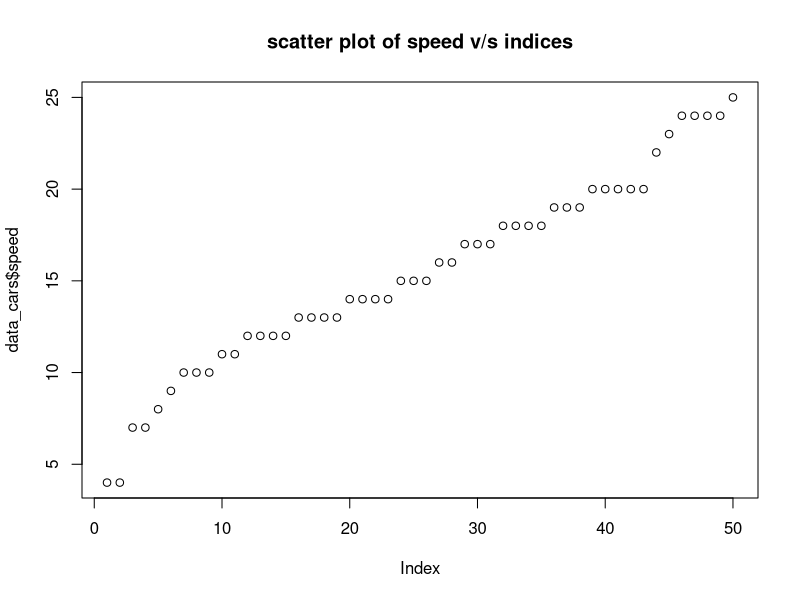
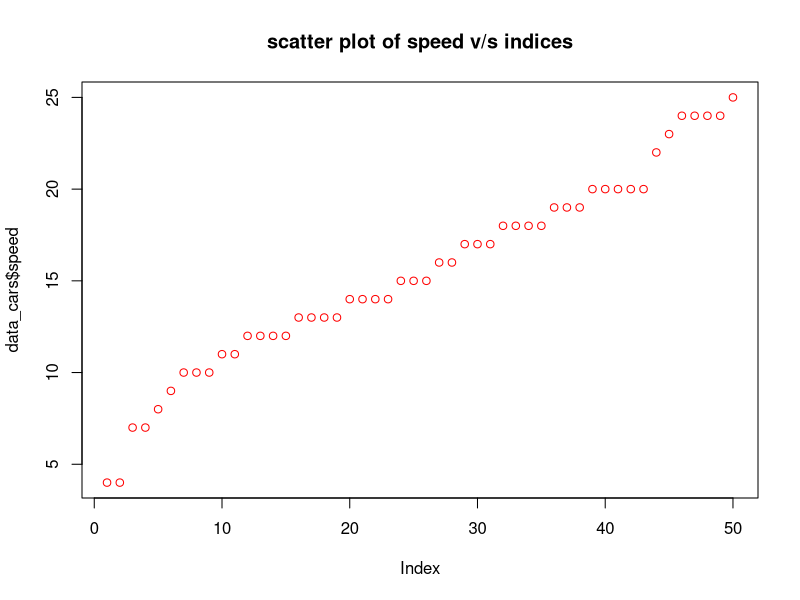
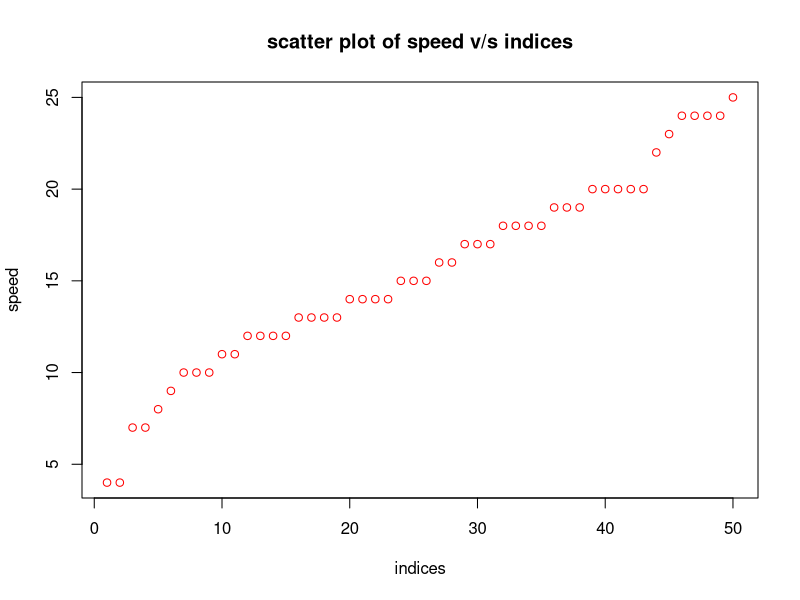
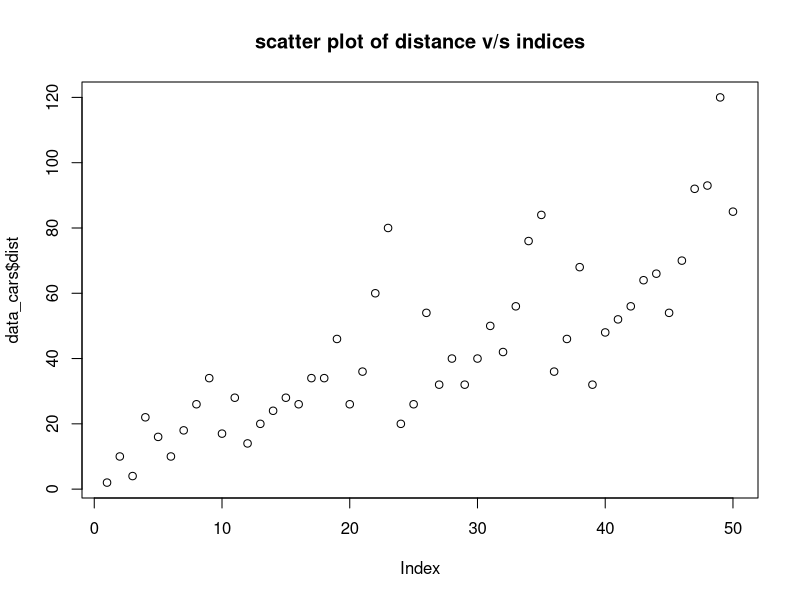
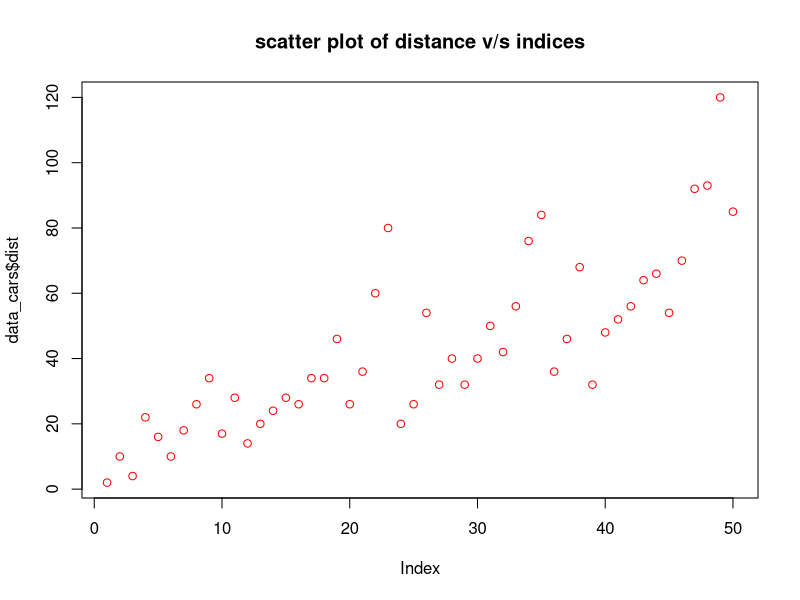
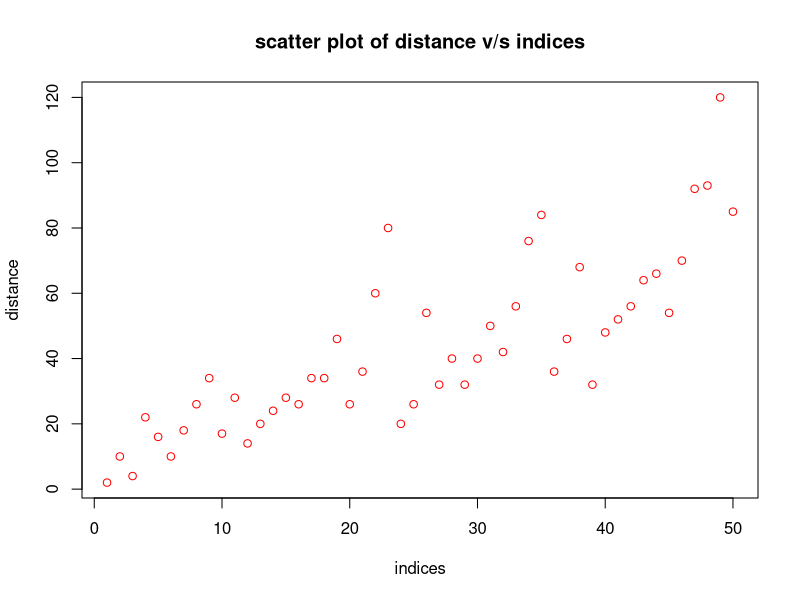
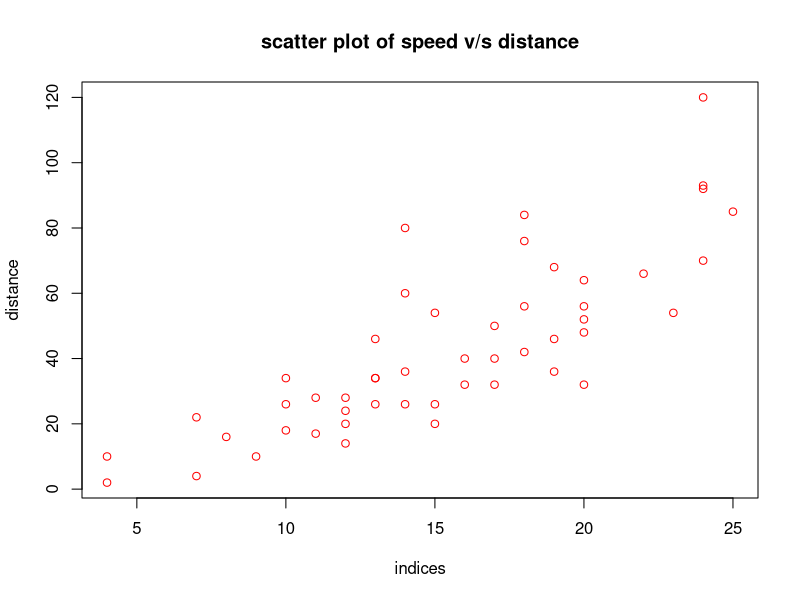
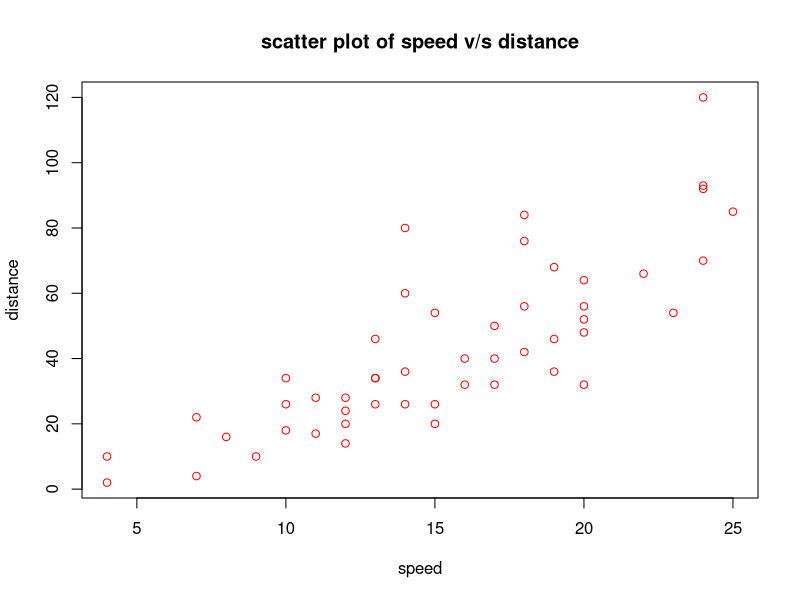

R code for these plots, in order:
#create a car dataset
data_cars=cars

#car speed value only
table(data_cars$speed)

#view the table
View(data_cars)

#dimension of the cars dataset
dim(data_cars)

#summary
summary(data_cars$speed)

sum_speed=sum(cars$speed)
print(sum_speed) #print say direct priint hota hai warna terminal mai same variable lekh dena

#mean calculate
mean(c(1:100))

#standard deviation
sd(data_cars$speed)

#varience dist
var(data_cars$dis)
var(data_cars$speed)

#plot the graph of speed vs indices
plot(data_cars$speed,main="scatter plot of speed v/s indices")
#red color graph
plot(data_cars$speed,col="red",main="scatter plot of speed v/s indices")

plot(data_cars$speed,col="red",main="scatter plot of speed v/s indices",xlab="indices",ylab="speed")


plot(data_cars$dist,main="scatter plot of distance v/s indices")
plot(data_cars$dist,col="red",main="scatter plot of distance v/s indices")
plot(data_cars$dist,col="red",main="scatter plot of distance v/s indices",xlab="indices",ylab="distance")
plot(data_cars$speed,data_cars$dist,col="red",main="scatter plot of speed v/s distance",xlab="indices",ylab="distance")
plot(data_cars$speed,data_cars$dist,col="red",main="scatter plot of speed v/s distance",xlab="speed",ylab="distance")

#histogram
hist(data_cars$speed,col="purple",main="histogram of speed")
table(data_cars$speed)
hist(data_cars$speed,col="purple",main="histogram of speed",breaks=2)
hist(data_cars$speed,col="purple",main="histogram of speed",breaks=10)
hist(data_cars$speed,col="purple",main="histogram of speed",breaks=49)
